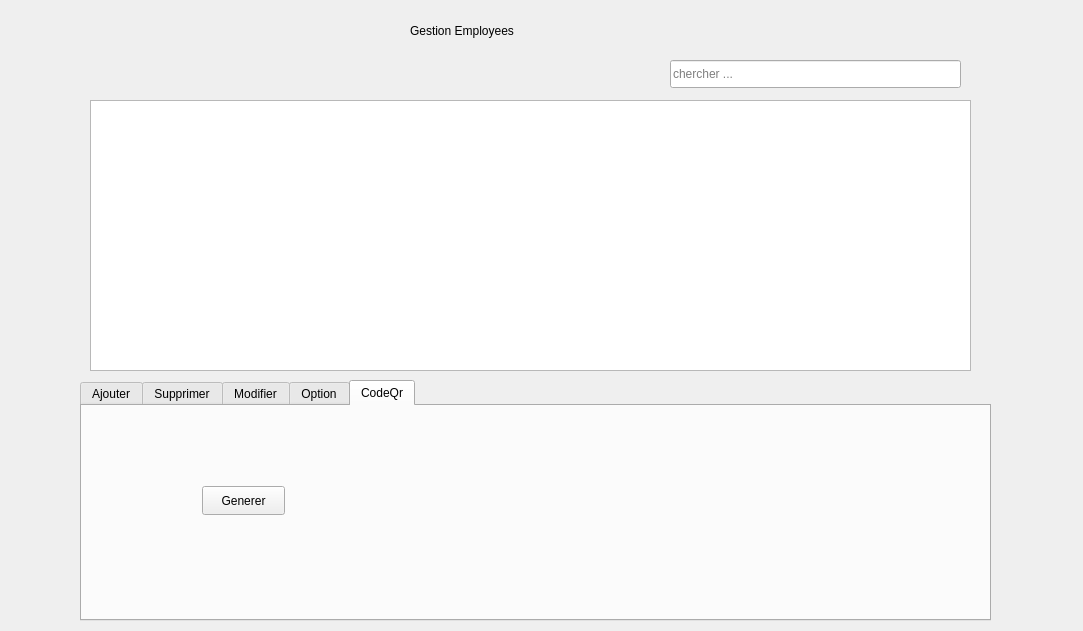
<?xml version="1.0" encoding="UTF-8"?>
<ui version="4.0">
 <class>MainWindow</class>
 <widget class="QMainWindow" name="MainWindow">
  <property name="geometry">
   <rect>
    <x>0</x>
    <y>0</y>
    <width>1083</width>
    <height>631</height>
   </rect>
  </property>
  <property name="windowTitle">
   <string>Gestion des Clients</string>
  </property>
  <widget class="QWidget" name="centralWidget">
   <widget class="QTabWidget" name="tabWidget">
    <property name="geometry">
     <rect>
      <x>80</x>
      <y>380</y>
      <width>911</width>
      <height>241</height>
     </rect>
    </property>
    <property name="currentIndex">
     <number>4</number>
    </property>
    <widget class="QWidget" name="tab">
     <attribute name="title">
      <string>Ajouter</string>
     </attribute>
     <widget class="QLineEdit" name="nom">
      <property name="geometry">
       <rect>
        <x>120</x>
        <y>80</y>
        <width>113</width>
        <height>28</height>
       </rect>
      </property>
     </widget>
     <widget class="QLineEdit" name="adresse">
      <property name="geometry">
       <rect>
        <x>280</x>
        <y>80</y>
        <width>113</width>
        <height>28</height>
       </rect>
      </property>
     </widget>
     <widget class="QLineEdit" name="contact">
      <property name="geometry">
       <rect>
        <x>450</x>
        <y>80</y>
        <width>113</width>
        <height>28</height>
       </rect>
      </property>
     </widget>
     <widget class="QLabel" name="label_2">
      <property name="geometry">
       <rect>
        <x>110</x>
        <y>50</y>
        <width>63</width>
        <height>20</height>
       </rect>
      </property>
      <property name="text">
       <string>Nom :</string>
      </property>
     </widget>
     <widget class="QLabel" name="label_3">
      <property name="geometry">
       <rect>
        <x>270</x>
        <y>50</y>
        <width>63</width>
        <height>20</height>
       </rect>
      </property>
      <property name="text">
       <string>Adresse :</string>
      </property>
     </widget>
     <widget class="QLabel" name="label_4">
      <property name="geometry">
       <rect>
        <x>440</x>
        <y>50</y>
        <width>63</width>
        <height>20</height>
       </rect>
      </property>
      <property name="text">
       <string>Contact :</string>
      </property>
     </widget>
     <widget class="QPushButton" name="pushButton">
      <property name="geometry">
       <rect>
        <x>780</x>
        <y>120</y>
        <width>83</width>
        <height>29</height>
       </rect>
      </property>
      <property name="text">
       <string>Valider</string>
      </property>
     </widget>
     <widget class="QLabel" name="label_9">
      <property name="geometry">
       <rect>
        <x>600</x>
        <y>50</y>
        <width>63</width>
        <height>20</height>
       </rect>
      </property>
      <property name="text">
       <string>Genre :</string>
      </property>
     </widget>
     <widget class="QComboBox" name="comboBox">
      <property name="geometry">
       <rect>
        <x>610</x>
        <y>80</y>
        <width>111</width>
        <height>28</height>
       </rect>
      </property>
      <item>
       <property name="text">
        <string>Homme</string>
       </property>
      </item>
      <item>
       <property name="text">
        <string>Femme</string>
       </property>
      </item>
     </widget>
    </widget>
    <widget class="QWidget" name="tab_2">
     <attribute name="title">
      <string>Supprimer</string>
     </attribute>
     <widget class="QPushButton" name="pushButton_3">
      <property name="geometry">
       <rect>
        <x>490</x>
        <y>70</y>
        <width>83</width>
        <height>29</height>
       </rect>
      </property>
      <property name="text">
       <string>Supprimer</string>
      </property>
     </widget>
     <widget class="QLineEdit" name="id2">
      <property name="geometry">
       <rect>
        <x>340</x>
        <y>70</y>
        <width>113</width>
        <height>28</height>
       </rect>
      </property>
     </widget>
    </widget>
    <widget class="QWidget" name="tab_3">
     <attribute name="title">
      <string>Modifier</string>
     </attribute>
     <widget class="QPushButton" name="pushButton_2">
      <property name="geometry">
       <rect>
        <x>770</x>
        <y>130</y>
        <width>83</width>
        <height>29</height>
       </rect>
      </property>
      <property name="text">
       <string>Modifier</string>
      </property>
     </widget>
     <widget class="QLabel" name="label_5">
      <property name="geometry">
       <rect>
        <x>520</x>
        <y>40</y>
        <width>63</width>
        <height>20</height>
       </rect>
      </property>
      <property name="text">
       <string>Contact :</string>
      </property>
     </widget>
     <widget class="QLabel" name="label_6">
      <property name="geometry">
       <rect>
        <x>410</x>
        <y>40</y>
        <width>63</width>
        <height>20</height>
       </rect>
      </property>
      <property name="text">
       <string>Adresse :</string>
      </property>
     </widget>
     <widget class="QLabel" name="label_7">
      <property name="geometry">
       <rect>
        <x>230</x>
        <y>40</y>
        <width>63</width>
        <height>20</height>
       </rect>
      </property>
      <property name="text">
       <string>Nom :</string>
      </property>
     </widget>
     <widget class="QLineEdit" name="adresse_2">
      <property name="geometry">
       <rect>
        <x>390</x>
        <y>70</y>
        <width>113</width>
        <height>28</height>
       </rect>
      </property>
     </widget>
     <widget class="QLineEdit" name="contact_2">
      <property name="geometry">
       <rect>
        <x>540</x>
        <y>70</y>
        <width>113</width>
        <height>28</height>
       </rect>
      </property>
     </widget>
     <widget class="QLineEdit" name="nom_2">
      <property name="geometry">
       <rect>
        <x>240</x>
        <y>70</y>
        <width>113</width>
        <height>28</height>
       </rect>
      </property>
     </widget>
     <widget class="QLineEdit" name="id">
      <property name="geometry">
       <rect>
        <x>70</x>
        <y>70</y>
        <width>113</width>
        <height>28</height>
       </rect>
      </property>
     </widget>
     <widget class="QLabel" name="label_8">
      <property name="geometry">
       <rect>
        <x>60</x>
        <y>40</y>
        <width>63</width>
        <height>20</height>
       </rect>
      </property>
      <property name="text">
       <string>ID :</string>
      </property>
     </widget>
     <widget class="QComboBox" name="comboBox_2">
      <property name="geometry">
       <rect>
        <x>670</x>
        <y>70</y>
        <width>111</width>
        <height>28</height>
       </rect>
      </property>
      <item>
       <property name="text">
        <string>Homme</string>
       </property>
      </item>
      <item>
       <property name="text">
        <string>Femme</string>
       </property>
      </item>
     </widget>
     <widget class="QLabel" name="label_10">
      <property name="geometry">
       <rect>
        <x>660</x>
        <y>40</y>
        <width>63</width>
        <height>20</height>
       </rect>
      </property>
      <property name="text">
       <string>Genre :</string>
      </property>
     </widget>
    </widget>
    <widget class="QWidget" name="tab_4">
     <attribute name="title">
      <string>Option</string>
     </attribute>
     <widget class="QPushButton" name="pushButton_5">
      <property name="geometry">
       <rect>
        <x>150</x>
        <y>80</y>
        <width>83</width>
        <height>29</height>
       </rect>
      </property>
      <property name="text">
       <string>Trie ID</string>
      </property>
     </widget>
     <widget class="QPushButton" name="pushButton_6">
      <property name="geometry">
       <rect>
        <x>270</x>
        <y>80</y>
        <width>83</width>
        <height>29</height>
       </rect>
      </property>
      <property name="text">
       <string>Trie Nom</string>
      </property>
     </widget>
     <widget class="QPushButton" name="pushButton_7">
      <property name="geometry">
       <rect>
        <x>390</x>
        <y>80</y>
        <width>83</width>
        <height>29</height>
       </rect>
      </property>
      <property name="text">
       <string>Trie Contact</string>
      </property>
     </widget>
     <widget class="QPushButton" name="pushButton_8">
      <property name="geometry">
       <rect>
        <x>510</x>
        <y>80</y>
        <width>83</width>
        <height>29</height>
       </rect>
      </property>
      <property name="text">
       <string>PDF</string>
      </property>
     </widget>
     <widget class="QPushButton" name="pushButton_9">
      <property name="geometry">
       <rect>
        <x>630</x>
        <y>80</y>
        <width>83</width>
        <height>29</height>
       </rect>
      </property>
      <property name="text">
       <string>Stats</string>
      </property>
     </widget>
    </widget>
    <widget class="QWidget" name="tab_5">
     <attribute name="title">
      <string>CodeQr</string>
     </attribute>
     <widget class="QPushButton" name="pushButton_4">
      <property name="geometry">
       <rect>
        <x>120</x>
        <y>80</y>
        <width>83</width>
        <height>29</height>
       </rect>
      </property>
      <property name="text">
       <string>Generer</string>
      </property>
     </widget>
     <widget class="QLabel" name="label_11">
      <property name="geometry">
       <rect>
        <x>460</x>
        <y>10</y>
        <width>231</width>
        <height>191</height>
       </rect>
      </property>
      <property name="text">
       <string/>
      </property>
     </widget>
    </widget>
   </widget>
   <widget class="QTableView" name="tableView">
    <property name="geometry">
     <rect>
      <x>90</x>
      <y>100</y>
      <width>881</width>
      <height>271</height>
     </rect>
    </property>
   </widget>
   <widget class="QLabel" name="label">
    <property name="geometry">
     <rect>
      <x>410</x>
      <y>10</y>
      <width>251</width>
      <height>41</height>
     </rect>
    </property>
    <property name="styleSheet">
     <string notr="true">font: 700 italic 14pt &quot;Segoe UI&quot;;</string>
    </property>
    <property name="text">
     <string>Gestion Employees</string>
    </property>
   </widget>
   <widget class="QLineEdit" name="lineEdit">
    <property name="geometry">
     <rect>
      <x>670</x>
      <y>60</y>
      <width>291</width>
      <height>28</height>
     </rect>
    </property>
    <property name="placeholderText">
     <string>chercher ...</string>
    </property>
   </widget>
  </widget>
 </widget>
 <layoutdefault spacing="6" margin="11"/>
 <resources/>
 <connections/>
</ui>
